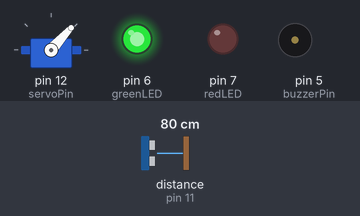
Bench run of a sketch on a simulated Arduino Uno, built with avr-gcc and run on an emulated ATmega328P. Parts: servo, output pins drawn as LEDs (lit = HIGH), buzzer (waves = sounding, pin HIGH). Wiring (inferred from the names in the program): ultrasonic range finder: trigger pin 10; echo pin 11. The inputs (shaded band) are chosen by the test bench; at power-on: distance to the obstacle (sensor on pin 11) 80 cm. The echo pulse lasts 58.3 µs per cm; pins used as bus, display or sensor lines are not drawn; what the sketch prints to the serial monitor is not drawn.

Above: at 1.2 s.
1.3 s: distance to the obstacle (sensor on pin 11) set to 2 cm
At 2.1 s:
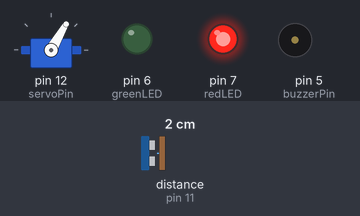
4.3 s: distance to the obstacle (sensor on pin 11) set to 60 cm
At 5.0 s:
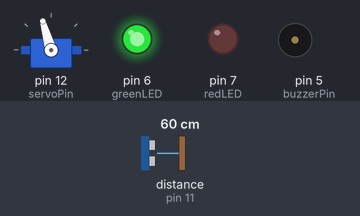
7.3 s: distance to the obstacle (sensor on pin 11) set to 9 cm
At 7.61 s:
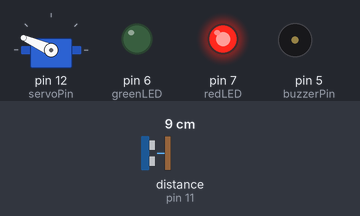
10.3 s: distance to the obstacle (sensor on pin 11) set to 120 cm
At 10.9 s:
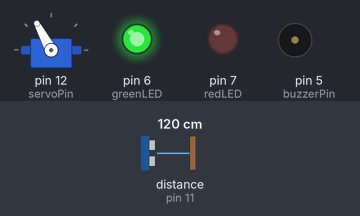
13.3 s: distance to the obstacle (sensor on pin 11) set to 18 cm
At 14.56 s:
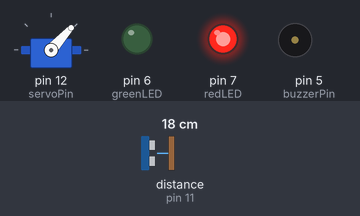
16.3 s: distance to the obstacle (sensor on pin 11) set to 250 cm
At 16.9 s:
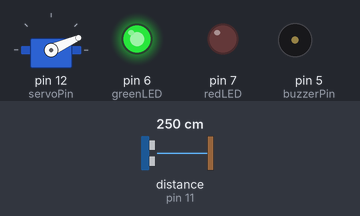
Timing chart, 0 to 20.3 s (numbered marks = the images above; inputs shaded):
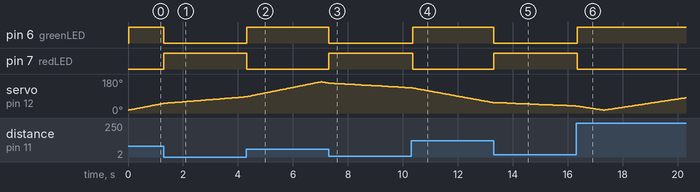

Measured:
- after the input at 1.3 s, pin 6 (greenLED): HIGH → LOW at once; pin 7 (redLED): LOW → HIGH at once
- after the input at 4.3 s, pin 6 (greenLED): LOW → HIGH at once; pin 7 (redLED): HIGH → LOW at once
- after the input at 7.3 s, pin 6 (greenLED): HIGH → LOW at once; pin 7 (redLED): LOW → HIGH at once
- after the input at 10.3 s, pin 6 (greenLED): LOW → HIGH after 0.05 s; pin 7 (redLED): HIGH → LOW after 0.05 s
- after the input at 13.3 s, pin 6 (greenLED): HIGH → LOW at once; pin 7 (redLED): LOW → HIGH at once
- after the input at 16.3 s, pin 6 (greenLED): LOW → HIGH at once; pin 7 (redLED): HIGH → LOW at once

The sketch:

radar5.0.ino
```cpp
/*
  Modified Arduino Radar Code with LED and Buzzer Alerts
*/

#include <Servo.h>

// Ultrasonic sensor pins
const int trigPin = 10;
const int echoPin = 11;

const int servoPin = 12;
Servo myServo;

// LEDs and buzzer pins
const int redLED = 7;
const int greenLED = 6;
const int buzzerPin = 5;

// Distance threshold in cm
const int threshold = 50;

long duration;
int distance;

void setup() {
  pinMode(trigPin, OUTPUT);
  pinMode(echoPin, INPUT);

  pinMode(redLED, OUTPUT);
  pinMode(greenLED, OUTPUT);
  pinMode(buzzerPin, OUTPUT);

  Serial.begin(9600);
  myServo.attach(servoPin);
}

void loop() {
  for (int i = 15; i <= 165; i++) {
    myServo.write(i);
    delay(30);
    distance = calculateDistance();
    alertSystem(distance);
    sendData(i, distance);
  }
  for (int i = 165; i > 15; i--) {
    myServo.write(i);
    delay(30);
    distance = calculateDistance();
    alertSystem(distance);
    sendData(i, distance);
  }
}

int calculateDistance() {
  digitalWrite(trigPin, LOW);
  delayMicroseconds(2);
  digitalWrite(trigPin, HIGH);
  delayMicroseconds(10);
  digitalWrite(trigPin, LOW);

  float distance = pulseIn(echoPin, HIGH) / 58.00;
  return (int)distance;
}

void alertSystem(int dist) {
  if (dist > 0 && dist <= threshold) {
    digitalWrite(redLED, HIGH);
    digitalWrite(greenLED, LOW);

    int beepDelay = map(dist, 1, threshold, 50, 300); // Closer = faster beep
    digitalWrite(buzzerPin, HIGH);
    delay(5);
    digitalWrite(buzzerPin, LOW);
    delay(beepDelay);
  } else {
    digitalWrite(redLED, LOW);
    digitalWrite(greenLED, HIGH);
    digitalWrite(buzzerPin, LOW);
  }
}

void sendData(int angle, int dist) {
  Serial.print(angle);
  Serial.print(",");
  Serial.print(dist);
  Serial.print(".");
}
```
